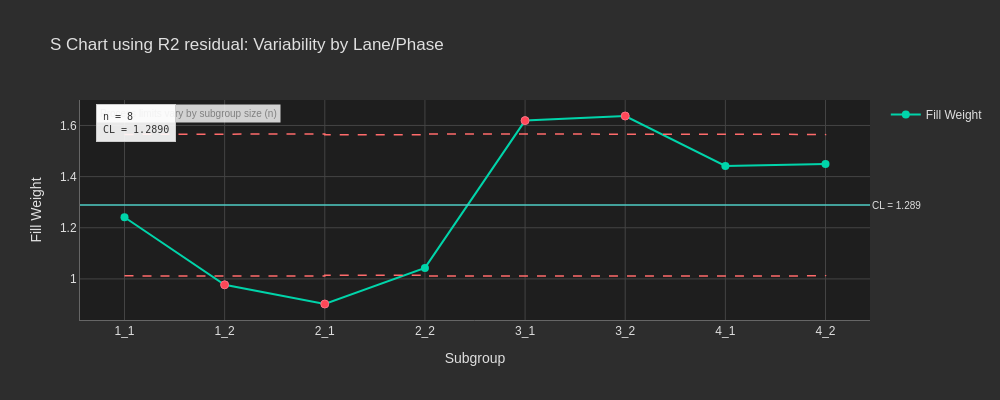

The code cell stored with this chart in its notebook:
### Code cell
# R2_S chart - should match S chart exactly (same statistic, same limits)
print("Residual charts available:", study_lane_phase.residual_charts)

result_R2_S = study_lane_phase.execute(study_lane_phase.charts.R2_S)
fig = result_R2_S.plot(
    chart='R2_S',
    show_zones=True,
    show_stats=True,
    show_rules=True,
    theme='dark',
    title='S Chart using R2 residual: Variability by Lane/Phase'
)
fig.show()

# Display subgroup summary - compare with S chart above (should be identical)
print("\nSubgroup Summary (R2_S Chart):")
print("Compare with S chart above - values and limits should match exactly")
result_R2_S.chart_table('R2_S')

### Figure 1 — Plotly figure (JSON) as saved in the notebook; plotly's stock layout.template omitted (floating-point values rounded to 4 significant figures)
{"data": [{"hovertemplate": "%{x}<br>%{y:.3f}<extra></extra>", "line": {"color": "#00D4AA", "width": 2.0}, "marker": {"color": "#00D4AA", "size": 8}, "mode": "lines+markers", "name": "Fill Weight", "type": "scatter", "x": ["1_1", "1_2", "2_1", "2_2", "3_1", "3_2", "4_1", "4_2"], "y": [1.241, 0.977, 0.902, 1.043, 1.619, 1.637, 1.442, 1.449]}, {"hovertemplate": "UPL: %{y:.3f}<extra></extra>", "line": {"color": "#FF6B6B", "dash": "dash", "width": 1.5}, "mode": "lines", "name": "UPL (varies)", "showlegend": false, "type": "scatter", "x": ["1_1", "1_2", "1_2", "2_1", "2_1", "2_2", "2_2", "3_1", "3_1", "3_2", "3_2", "4_1", "4_1", "4_2", "4_2"], "y": [1.565, 1.565, 1.567, 1.567, 1.564, 1.564, 1.567, 1.567, 1.565, 1.565, 1.567, 1.567, 1.565, 1.565, 1.567]}, {"hovertemplate": "LPL: %{y:.3f}<extra></extra>", "line": {"color": "#FF6B6B", "dash": "dash", "width": 1.5}, "mode": "lines", "name": "LPL (varies)", "showlegend": false, "type": "scatter", "x": ["1_1", "1_2", "1_2", "2_1", "2_1", "2_2", "2_2", "3_1", "3_1", "3_2", "3_2", "4_1", "4_1", "4_2", "4_2"], "y": [1.012, 1.012, 1.011, 1.011, 1.014, 1.014, 1.011, 1.011, 1.012, 1.012, 1.011, 1.011, 1.012, 1.012, 1.011]}, {"hovertemplate": "Out of Control<br>%{x}<br>%{y:.3f}<extra></extra>", "marker": {"color": "#FF4757", "line": {"color": "#FF6B81", "width": 1.0}, "size": 8, "symbol": "circle"}, "mode": "markers", "name": "Out of Control", "showlegend": false, "type": "scatter", "x": ["1_2", "2_1", "3_1", "3_2"], "y": [0.977, 0.902, 1.619, 1.637]}], "layout": {"annotations": [{"bgcolor": "rgba(255,255,255,0.8)", "borderpad": 3, "font": {"color": "gray", "size": 10}, "showarrow": false, "text": "Process limits vary by subgroup size (n)", "x": 0.02, "xref": "paper", "y": 0.98, "yref": "paper"}, {"font": {"size": 10}, "showarrow": false, "text": "CL = 1.289", "x": 1, "xanchor": "left", "xref": "x domain", "y": 1.289, "yanchor": "middle", "yref": "y"}, {"align": "left", "bgcolor": "rgba(255, 255, 255, 0.9)", "bordercolor": "#CCCCCC", "borderpad": 6, "borderwidth": 1, "font": {"color": "#333333", "family": "monospace", "size": 10}, "showarrow": false, "text": "n = 8<br>CL = 1.2890", "x": 0.02, "xanchor": "left", "xref": "paper", "y": 0.98, "yanchor": "top", "yref": "paper"}], "font": {"color": "#E0E0E0", "family": "Arial, sans-serif", "size": 12}, "height": 400, "hovermode": "x unified", "paper_bgcolor": "#2D2D2D", "plot_bgcolor": "#1E1E1E", "shapes": [{"line": {"color": "#4ECDC4", "width": 1.5}, "type": "line", "x0": 0, "x1": 1, "xref": "x domain", "y0": 1.289, "y1": 1.289, "yref": "y"}], "showlegend": true, "title": {"text": "S Chart using R2 residual: Variability by Lane/Phase"}, "width": 1000, "xaxis": {"gridcolor": "#444444", "gridwidth": 1.0, "linecolor": "#666666", "linewidth": 1.0, "showgrid": true, "showline": true, "title": {"text": "Subgroup"}}, "yaxis": {"gridcolor": "#444444", "gridwidth": 1.0, "linecolor": "#666666", "linewidth": 1.0, "showgrid": true, "showline": true, "title": {"text": "Fill Weight"}}}}
